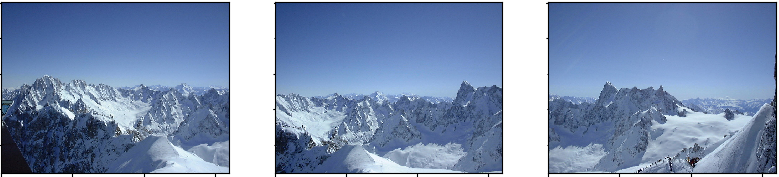
#> input picture imgs/input.png, 779 x 177 px
$ python panorama.py imgs/input.png   (Python 2 division)   (older library calls are emulated)
#> lines starting #> are read from the running program, lines starting #| are printed output that depends on the picture
import argparse
import cv2
import numpy as np
import matplotlib.pyplot as plt

def match(des1, des2):
	# match features
	bf = cv2.BFMatcher()
	matches = bf.knnMatch(des1, des2, k=2)
	# Apply ratio test
	good = []
	for m,n in matches:
		if m.distance < 0.75*n.distance:
			good.append(m)
	return good

def estimateHomography(matches, kp1, kp2):
	# estimate homography
	dst_pts = np.float32([ kp1[m.queryIdx].pt for m in matches ])
	src_pts = np.float32([ kp2[m.trainIdx].pt for m in matches ])

	H, mask = cv2.findHomography(src_pts, dst_pts, cv2.RANSAC,5.0)
	return H


# Process command line args
parser = argparse.ArgumentParser(
	description='CSCI 4220U Project - Panorama Image Stitcher')
parser.add_argument('imgfile', nargs='+', help='Image files')
args = parser.parse_args()

imgs = []
for filename in args.imgfile:
	image = cv2.imread(filename)
#> image is the input picture: shape (177, 779, 3); mean B, G, R 177.2, 143.1, 122.5
	image = cv2.cvtColor(image, cv2.COLOR_BGR2RGB)
	imgs.append(image)
n = len(imgs)
#> n = 1

# Initialize SIFT detector
sift = cv2.SIFT()

kps = []
descs = []
for i, img in enumerate(imgs):
	## detect SIFT features
	src = cv2.cvtColor(img, cv2.COLOR_RGB2GRAY)

	# find keypoints and descriptors
	kp, des = sift.detectAndCompute(src, None)
	print "Detected", len(kp), "features in image", i
	kps.append(kp)
	descs.append(des)
#> this loop made 1 pass
#| Detected 524 features in image 0
#> pass 1, `src = cv2.cvtColor(img, cv2.COLOR_RGB2GRAY)`:
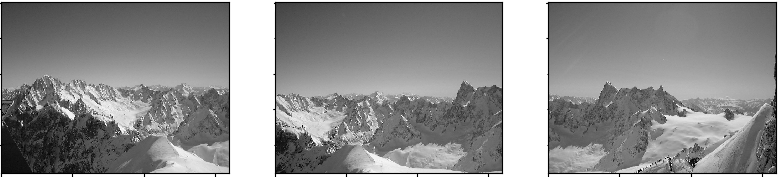
#> src: shape (177, 779); min 0, max 255, mean 140.8
#> after the loop, descs = 1 item; kps = 1 item

pw_homos = []
for i in range(n-1):
	pwmatches = match(descs[i], descs[i+1])
	H = estimateHomography(pwmatches, kps[i], kps[i+1])
	pw_homos.append(H)
	print "Computed homography between images", i, "and", i+1
#> after the loop, pw_homos = []


mid = n / 2
#> mid = 0
print "projecting homographies to image", mid
#| projecting homographies to image 0
# set middle H to I
homos = [0 for i in range(n)]
#> homos = [0]
homos[mid] = np.identity(3)
# for each adjacent image, accumulate H
#	- multiply previous by pairwise H
for i in range(mid+1, n):
	homos[i] = np.matmul(homos[i-1], pw_homos[i-1])
#> after the loop, homos = [[[1, 0, 0], [0, 1, 0], [0, 0, 1]]]
for i in range(mid-1, -1, -1):
	homos[i] = np.matmul(homos[i+1], np.linalg.inv(pw_homos[i]))


## find image boundaries
i_corners = [[0,0], [0, 1], [1, 0], [1,1]]

xMin = None
xMax = None
yMin = None
yMax = None
t_l = []
b_r = []
for i in range(len(imgs)):
	for j, corner in enumerate(i_corners):
		vec = [corner[0] * imgs[i].shape[1],
			corner[1] * imgs[i].shape[0], 1]

		p = np.matmul(homos[i], vec )
		t_corner = [p[0]/p[2], p[1]/p[2]]

		if(j == 0):
			t_l.append(t_corner)
		if(j == 3):
			b_r.append(t_corner)

#> (the run stopped early here; a loop or call above may not have finished)
